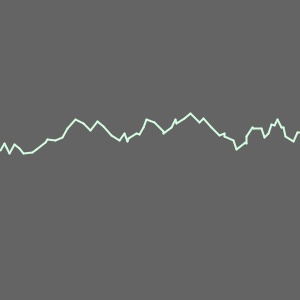
Frame 1 (no input)
Frame 60 (the mouse pressed at the canvas centre just before this capture): identical to frame 1, image omitted
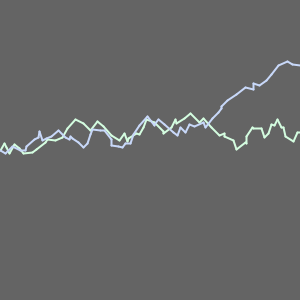
Frame 120 (the mouse held since frame 60 and released just before this capture)

The Processing sketch that drew these frames (run headless with seeded random() and noise(); from frame 60 on, the mouse is pressed at the canvas centre):

// Processing sketch: Lightning_Smith_Basic
// ── Lightning_Smith_Basic.pde
// smith completion before adding creativity = 10 min
// add'l time could be anything

int startX = 0;
int startY = 150;
int endX = 0;
int endY = 150;

void setup() {
  size(300, 300);
  strokeWeight(2);
  background(100);
}

void draw() {
  int bolt_red = (int)(Math.random() * 55) + 200;
  int bolt_green = (int)(Math.random() * 55) + 200;
  int bolt_blue = (int)(Math.random() * 55) + 200;
  stroke(bolt_red, bolt_green, bolt_blue);
  while (endX < 300) {
    endX = startX + (int)(Math.random() * 10);
    endY = startY + (int)(Math.random() * 20 - 10);
    line(startX, startY, endX, endY);
    startX = endX;
    startY = endY;
  }
}

void mousePressed() {
  startX = 0;
  startY = 150;
  endX = 0;
  endY = 150;
}
